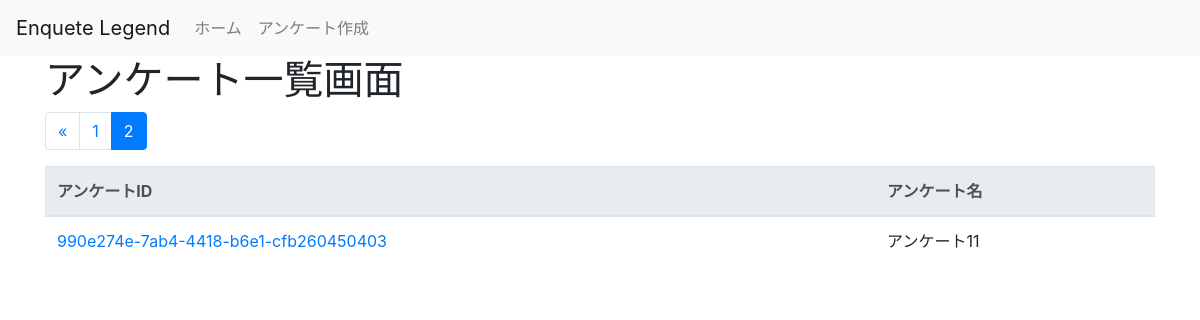
/enquete/2/, run on an earlier commit of the app's database.
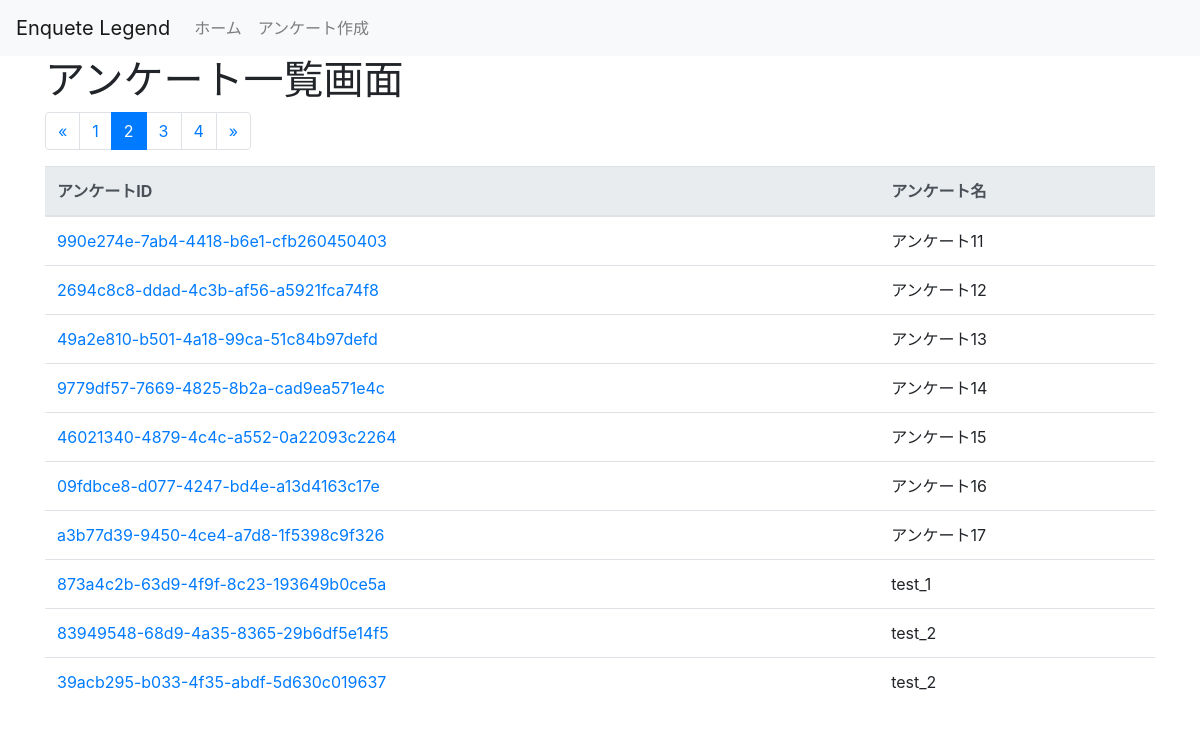
And on a later commit of the database.
### enquete/models.py (models this page shows, shortened)
class Enquete(models.Model):
    enquete_id = models.CharField(max_length=512)
    enquete_name = models.CharField(max_length=512)

### enquete/views.py (the view)
# urls.py: path('', views.EnqueteListView.as_view(), name='list'),
class EnqueteListView(View):
    def __init__(self):
        self.PAGENATE = 10
    def get(self, request, *args, **kwargs):
        page_num = kwargs.get('page_num', 1)
        enq_list = models.Enquete.objects.all()
        pagenater = Paginator(enq_list, self.PAGENATE)
        page_data = pagenater.get_page(page_num)
        context_data = {
            'data': page_data,
            'page_obj': page_data,
            'page_title': 'アンケート一覧画面',
            'headers': ['アンケートID', 'アンケート名'],
        }
        return render(request, 'enquete/enquete_list.html', context_data)

### enquete/templates/enquete/enquete_list.html (shortened to what this page needs)
{% extends 'base/base.html' %}
{% block page_title %}
{{ page_title }}
{% endblock %}
{% block main %}
{% include 'base/pagenate.html' %}
<table class="table">
  <thead class="thead-light">
    <tr>
      {% for header in headers %}
      <th scope="col">
        {{ header }}
      </th>
      {% endfor %}
    </tr>
  </thead>
  <tbody>
    {% for d in data %}
    <tr>
      <td>
        <a href="{% url 'enquete:detail' d.enquete_id %}">
          {{ d.enquete_id }}
        </a>
      </td>
      <td>
        {{ d.enquete_name }}
      </td>
    </tr>
    {% endfor %}
  </tbody>
</table>
{% endblock %}

### enquete/templates/base/base.html (shortened to what this page needs)
<!doctype html>
<html lang="en">
<head>
  <link rel="stylesheet" href="https://stackpath.bootstrapcdn.com/bootstrap/4.4.1/css/bootstrap.min.css"
>
</head>
<body>
  {% include 'base/navbar.html' %}
  <div class="container">
    <h1>
      {% block page_title %}
      {% endblock %}
    </h1>
    {% block main %}
    {% endblock %}
  </div>
</body>
</html>

### enquete/templates/base/navbar.html (shortened to what this page needs)
<nav class="navbar navbar-expand-lg navbar-light bg-light">
  <a class="navbar-brand" href="{% url 'enquete:list' %}">Enquete Legend</a>
  <div class="collapse navbar-collapse" id="navbarSupportedContent">
    <ul class="navbar-nav mr-auto">
      <li class="nav-item">
        <a class="nav-link" href="{% url 'enquete:list' %}">ホーム</a>
      </li>
      <li class="nav-item">
        <a class="nav-link" href="{% url 'enquete:create' %}">アンケート作成</a>
      </li>
    </ul>
  </div>
</nav>

### enquete/templates/base/pagenate.html
<nav aria-label="ページネーション">
  <ul class="pagination">
    {% if page_obj.has_previous %}
    <li class="page-item">
      <a class="page-link" href="{% url 'enquete:page' page_obj.previous_page_number %}" aria-label="前へ">
        <span aria-hidden="true">&laquo;</span>
      </a>
    </li>
    {% endif %}
    {% for page_num in page_obj.paginator.page_range %}
    {% if page_num == page_obj.number %}
    <li class="page-item active">
      <a class="page-link" href="{% url 'enquete:page' page_num %}">{{ page_num }}</a>
    </li>
    {% else %}
    <li class="page-item">
      <a class="page-link" href="{% url 'enquete:page' page_num %}">{{ page_num }}</a>
    </li>
    {% endif %}
    {% endfor %}
    {% if page_obj.has_next %}
    <li class="page-item">
      <a class="page-link" href="{% url 'enquete:page' page_obj.next_page_number %}" aria-label="次へ">
        <span aria-hidden="true">&raquo;</span>
      </a>
    </li>
    {% endif %}
  </ul>
</nav>

What changed in the data, as far as the page shows it:
added Enquete: enquete_id "2694c8c8-ddad-4c3b-af56-a5921fca74f8", enquete_name "アンケート12"
added Enquete: enquete_id "49a2e810-b501-4a18-99ca-51c84b97defd", enquete_name "アンケート13"
added Enquete: enquete_id "9779df57-7669-4825-8b2a-cad9ea571e4c", enquete_name "アンケート14"
added Enquete: enquete_id "46021340-4879-4c4c-a552-0a22093c2264", enquete_name "アンケート15"
added Enquete: enquete_id "09fdbce8-d077-4247-bd4e-a13d4163c17e", enquete_name "アンケート16"
added Enquete: enquete_id "a3b77d39-9450-4ce4-a7d8-1f5398c9f326", enquete_name "アンケート17"
added Enquete: enquete_id "873a4c2b-63d9-4f9f-8c23-193649b0ce5a", enquete_name "test_1"
added Enquete: enquete_id "83949548-68d9-4a35-8365-29b6df5e14f5", enquete_name "test_2"
added Enquete: enquete_id "39acb295-b033-4f35-abdf-5d630c019637", enquete_name "test_2"
Also different on the page:
new list line: "3"
new list line: "4"
